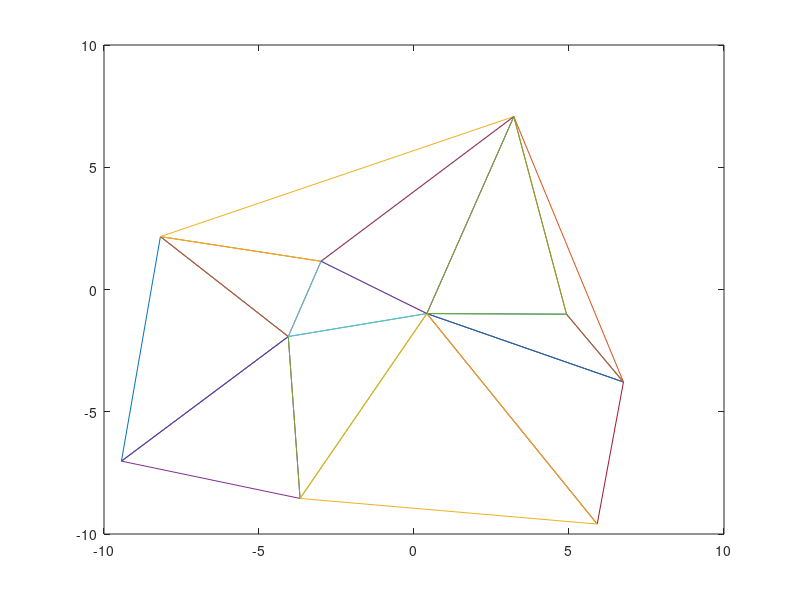

Reproduce this figure in MATLAB. (Note: this script raises an error after producing the figure.)
% This program can generate a delaunay triangulation and convert it to a
% format like that on the Manifold Page. With that, we could try and run
% flows on it or other things. This is for an unweighted delaunay
% triangulation. 

r = 10;
global X; global Y; global TRI;
X = -10 + 20*rand(r,1);
Y = -10 + 20*rand(r,1);

TRI = delaunay(X,Y);
for i = 1:size(TRI,1)
    TRI(i,1:3) = sort(TRI(i,1:3));
end

TRI = sortrows(TRI)

%Draw initial triangulation
for i = 1:size(TRI,1)
    K = [TRI(i,1) TRI(i,2) TRI(i,3) TRI(i,1)];
    plot(X(K),Y(K))
    hold on;
end

filename = 'c:\Dev-Cpp\geocam\Triangulations\MATLABTRI2.txt';
filenamE = 'c:\Dev-Cpp\geocam\Triangulations\EdgeLengths.txt';
filenamD = 'c:\Dev-Cpp\geocam\Triangulations\Degrees.txt';
fid = fopen(filename, 'w');
fid2 = fopen(filenamE, 'w');
fid3 = fopen(filenamD, 'w');

%Produce the triangulation format

fprintf(fid,'blah blah blah =[');
for u = 1:size(TRI,1)
    fprintf(fid, '[');
    fprintf(fid, '%i', TRI(u,1));
    fprintf(fid, ',');
    fprintf(fid, '%i', TRI(u,2));
    fprintf(fid, ',');
    fprintf(fid, '%i', TRI(u,3));
    fprintf(fid, ']');
    if u ~= size(TRI,1)
        fprintf(fid,',');
    end
end
fprintf(fid, ']');

%Produce number of Degrees for Statistics

K = max(max(TRI));

for i = 1:K 
    sum = 0;
    for k = 1:size(TRI,1)
        B = TRI(k,1:3);
        if (i == B(1) || i == B(2) ||i == B(3))
            A = combntns((TRI(k,1:3)),2);
            for j = 1:3
                if (i ~= A(j,1) && i ~= A(j,2))
                    sum = [sum A(j,1) A(j,2)];
                end
            end
        end
    end
    sum = unique(sum);
    fprintf(fid3, '%2i ', size(sum,2) - 1);
end



%Produce edge lengths for Statistics

%first, create a list array of edges by their vertices
A = combntns(TRI(1,1:3),2);
for i = 2:size(TRI,1)
    B = combntns(TRI(i,1:3),2);
    for k = 1:3
        dup = 1; 
        for j = 1:size(A,1)
            if((B(k,1) == A(j,1)) && (B(k,2) == A(j,2)))
                dup = 0;
            end
        end
        if(dup)
            A = [A; B(k,:)];
        end
    end
end

len = [];
for k = 1:size(A,1)
    i = A(k,1); j = A(k,2);
    len = [len ; (sqrt((X(i) - X(j))^2 + (Y(i) - Y(j))^2))];
    A(k,:)
end

fprintf(fid2, '%.6G ', len);


